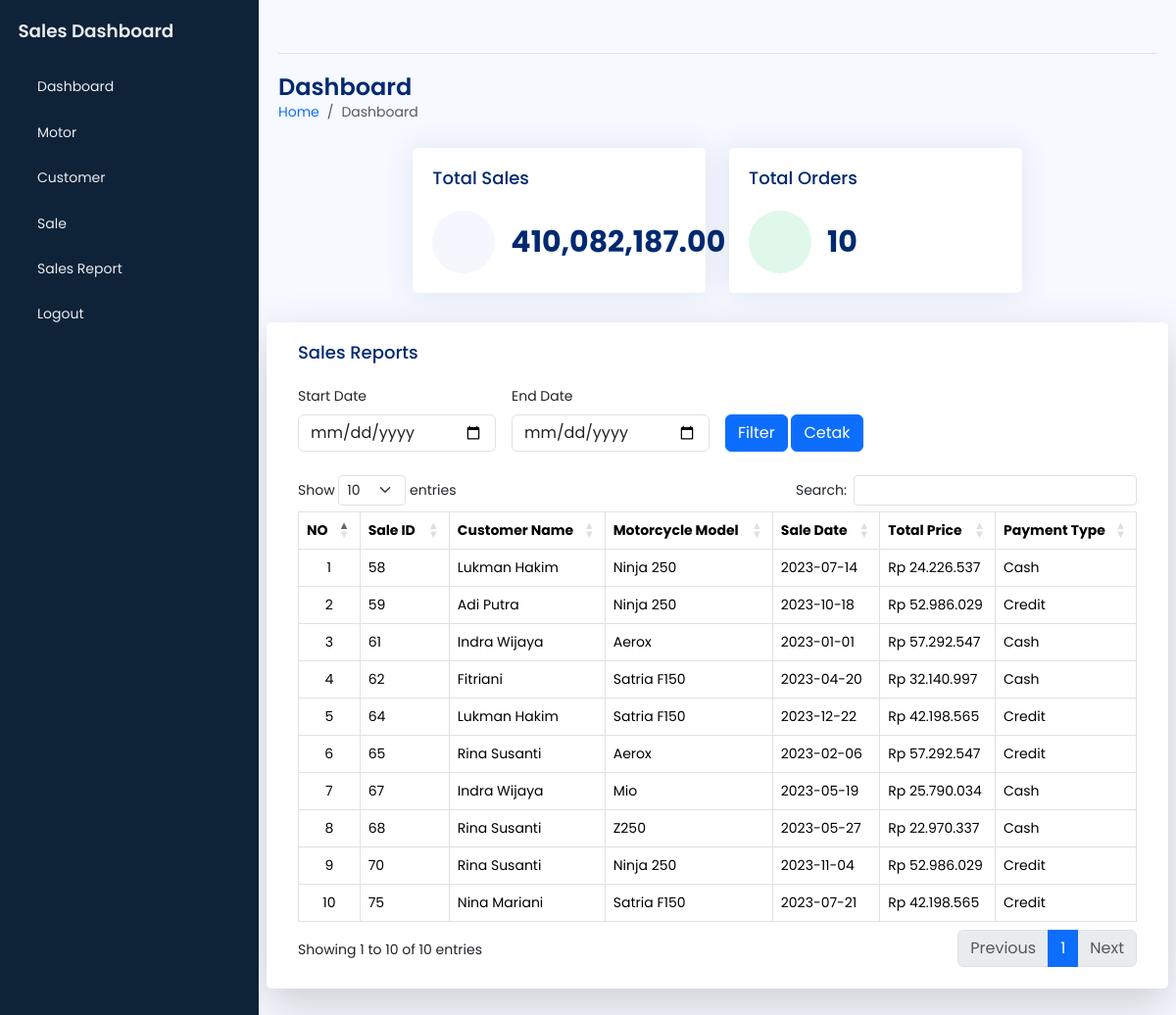
Page /user/sales_performance.php (signed in) on the committed database.
### tables this page shows
CREATE TABLE `sale` (
  `sale_id` int(11) NOT NULL,
  `customer_id` int(11) NOT NULL,
  `motorcycle_id` int(11) NOT NULL,
  `user_id` int(11) NOT NULL,
  `sale_date` date NOT NULL,
  `total_price` varchar(20) NOT NULL,
  `created_at` timestamp NOT NULL DEFAULT current_timestamp(),
  `payment_type` varchar(10) NOT NULL
);

CREATE TABLE `customers` (
  `customer_id` int(11) NOT NULL,
  `nik` varchar(25) NOT NULL,
  `no_kk` varchar(25) NOT NULL,
  `name` varchar(100) NOT NULL,
  `email` varchar(100) NOT NULL,
  `phone` varchar(20) DEFAULT NULL,
  `address` text DEFAULT NULL,
  `ktp` varchar(255) NOT NULL,
  `kk` varchar(255) NOT NULL,
  `created_at` timestamp NOT NULL DEFAULT current_timestamp()
);

CREATE TABLE `motorcycles` (
  `motorcycle_id` int(11) NOT NULL,
  `model` varchar(100) NOT NULL,
  `brand` varchar(100) NOT NULL,
  `price` varchar(20) NOT NULL,
  `warna` varchar(50) NOT NULL,
  `stock` int(11) DEFAULT 0,
  `created_at` timestamp NOT NULL DEFAULT current_timestamp()
);

### user/sales_performance.php (the view, shortened to what this page needs)
<?php
require_once '../config.php';
$username = $_SESSION['username'];
$start_date = isset($_POST['start_date']) ? $_POST['start_date'] : '2000-01-01';
$end_date = isset($_POST['end_date']) ? $_POST['end_date'] : date('Y-m-d');
$sql_sales = "SELECT SUM(total_price) AS total_sales, COUNT(sale_id) AS total_orders
              FROM sale s
              JOIN users u ON s.user_id = u.user_id
              WHERE u.username = ? AND s.sale_date BETWEEN ? AND ?";
$stmt_sales = $conn->prepare($sql_sales);
$stmt_sales->bind_param("sss", $username, $start_date, $end_date);
$stmt_sales->execute();
$result_sales = $stmt_sales->get_result();
$total_sales = 0;
$total_orders = 0;
if ($result_sales->num_rows > 0) {
    $row_sales = $result_sales->fetch_assoc();
    $total_sales = isset($row_sales['total_sales']) ? $row_sales['total_sales'] : 0;
    $total_orders = isset($row_sales['total_orders']) ? $row_sales['total_orders'] : 0;
}
$sql_sales_details = "SELECT s.sale_id, c.name AS customer_name, m.model AS motorcycle_model, s.sale_date, s.total_price, s.payment_type
                      FROM sale s
                      JOIN users u ON s.user_id = u.user_id
                      JOIN customers c ON s.customer_id = c.customer_id
                      JOIN motorcycles m ON s.motorcycle_id = m.motorcycle_id
                      WHERE u.username = ? AND s.sale_date BETWEEN ? AND ?";
$stmt_sales_details = $conn->prepare($sql_sales_details);
$stmt_sales_details->bind_param("sss", $username, $start_date, $end_date);
$stmt_sales_details->execute();
$result_sales_details = $stmt_sales_details->get_result();
?>
<!DOCTYPE html>
<html lang="en">
<head>
    <?php include 'template/header.php'; ?>
</head>
<body>
    <div class="wrapper">
        <?php include 'template/sidebar.php'; ?>
        <main id="main" class="main">
            <?php include 'template/nav.php'; ?>
            <div class="pagetitle">
                <h1>Dashboard</h1>
                <nav>
                    <ol class="breadcrumb">
                        <li class="breadcrumb-item"><a href="index.html">Home</a></li>
                        <li class="breadcrumb-item active">Dashboard</li>
                    </ol>
                </nav>
            </div>
            <section class="section dashboard">
                <div class="row">
                    <div class="col-lg-12">
                        <div class="row">
                            <div class="reports d-flex justify-content-center gap-4">
                                <div class="col-xxl-4 col-md-4">
                                    <div class="card info-card sales-card">
                                        <div class="card-body">
                                            <h5 class="card-title">Total Sales</h5>
                                            <div class="d-flex align-items-center">
                                                <div class="card-icon rounded-circle d-flex align-items-center justify-content-center">
                                                </div>
                                                <div class="ps-3">
                                                    <h6><?php echo number_format($total_sales, 2); ?></h6>
                                                </div>
                                            </div>
                                        </div>
                                    </div>
                                </div>
                                <div class="col-xxl-4 col-md-4">
                                    <div class="card info-card revenue-card">
                                        <div class="card-body">
                                            <h5 class="card-title">Total Orders</h5>
                                            <div class="d-flex align-items-center">
                                                <div class="card-icon rounded-circle d-flex align-items-center justify-content-center">
                                                </div>
                                                <div class="ps-3">
                                                    <h6><?php echo $total_orders; ?></h6>
                                                </div>
                                            </div>
                                        </div>
                                    </div>
                                </div>
                            </div>
                            <div class="card shadow-lg">
                                <div class="card-body">
                                    <h5 class="card-title">Sales Reports</h5>
                                    <form method="POST" action="" class="row g-3 mb-4">
                                        <div class="col-md-3">
                                            <label for="start_date" class="form-label">Start Date</label>
                                            <input type="date" class="form-control" name="start_date" id="start_date">
                                        </div>
                                        <div class="col-md-3">
                                            <label for="end_date" class="form-label">End Date</label>
                                            <input type="date" class="form-control" name="end_date" id="end_date">
                                        </div>
                                        <div class="col-md-3 align-self-end">
                                            <button type="submit" class="btn btn-primary">Filter</button>
                                            <button type="submit" formaction="report_sale.php" target="blank" class="btn btn-primary">Cetak</button>
                                        </div>
                                    </form>
                                    <div class="overflow-x-auto">
                                        <table class="table table-bordered display" id="salesTable">
                                            <thead>
                                                <tr>
                                                    <th>NO</th>
                                                    <th>Sale ID</th>
                                                    <th>Customer Name</th>
                                                    <th>Motorcycle Model</th>
                                                    <th>Sale Date</th>
                                                    <th>Total Price</th>
                                                    <th>Payment Type</th>
                                                </tr>
                                            </thead>
                                            <tbody>
                                                <?php $no = 1; ?>
                                                <?php while ($row = $result_sales_details->fetch_assoc()) : ?>
                                                    <tr>
                                                        <td class="text-center"><?php echo $no++; ?></td>
                                                        <td><?php echo htmlspecialchars($row['sale_id']); ?></td>
                                                        <td><?php echo htmlspecialchars($row['customer_name']); ?></td>
                                                        <td><?php echo htmlspecialchars($row['motorcycle_model']); ?></td>
                                                        <td><?php echo htmlspecialchars($row['sale_date']); ?></td>
                                                        <td class="price"><?php echo htmlspecialchars($row['total_price']); ?></td>
                                                        <td><?php echo htmlspecialchars($row['payment_type']); ?></td>
                                                    </tr>
                                                <?php endwhile; ?>
                                            </tbody>
                                        </table>
                                    </div>
                                </div>
                            </div>
                        </div>
                    </div>
                </div>
            </section>
        </main>
    </div>
</body>
</html>

### user/assets/css/style.css (style rules this page uses)
body { font-family: "Poppins", sans-serif; font-size: 0.875rem; opacity: 1; overflow-y: scroll; background: #f6f9ff; color: #444444; }
a { cursor: pointer; text-decoration: none; font-family: "Poppins", sans-serif; }
li { list-style: none; }
.wrapper { align-items: stretch; display: flex; width: 100%; }
.main { display: flex; flex-direction: column; min-height: 100vh; min-width: 0; overflow: hidden; transition: all 0.35s ease-in-out; width: 100%; padding: 0 20px 30px; }
.pagetitle { margin-bottom: 10px; margin-top: 20px; }
.pagetitle h1 { font-size: 24px; margin-bottom: 0; font-weight: 600; color: #012970; }
.card { margin-bottom: 30px; border: none; background-color: white; border-radius: 5px; box-shadow: 0px 0 30px rgba(1, 41, 112, 0.1); }
.card-title { padding: 20px 0 15px 0; font-size: 18px; font-weight: 500; color: #012970; font-family: "Poppins", sans-serif; }
.card-body { padding: 0 20px 20px 20px; }
.dashboard .info-card h6 { font-size: 30px; color: #012970; font-weight: 700; margin: 0; padding: 0; }
.dashboard .card-icon { font-size: 32px; line-height: 0; width: 64px; height: 64px; flex-shrink: 0; flex-grow: 0; }
.dashboard .sales-card .card-icon { color: #4154f1; background: #f6f6fe; }
.dashboard .revenue-card .card-icon { color: #2eca6a; background: #e0f8e9; }

### rows in the picture
sale: sale_id "58", customer.name "Lukman Hakim", motorcycle.model "Ninja 250", sale_date "2023-07-14", payment_type "Cash"
sale: sale_id "59", customer.name "Adi Putra", motorcycle.model "Ninja 250", sale_date "2023-10-18", payment_type "Credit"
sale: sale_id "61", customer.name "Indra Wijaya", motorcycle.model "Aerox", sale_date "2023-01-01", payment_type "Cash"
sale: sale_id "62", customer.name "Fitriani", motorcycle.model "Satria F150", sale_date "2023-04-20", payment_type "Cash"
sale: sale_id "64", customer.name "Lukman Hakim", motorcycle.model "Satria F150", sale_date "2023-12-22", payment_type "Credit"
sale: sale_id "65", customer.name "Rina Susanti", motorcycle.model "Aerox", sale_date "2023-02-06", payment_type "Credit"
sale: sale_id "67", customer.name "Indra Wijaya", motorcycle.model "Mio", sale_date "2023-05-19", payment_type "Cash"
sale: sale_id "68", customer.name "Rina Susanti", motorcycle.model "Z250", sale_date "2023-05-27", payment_type "Cash"
sale: sale_id "70", customer.name "Rina Susanti", motorcycle.model "Ninja 250", sale_date "2023-11-04", payment_type "Credit"
sale: sale_id "75", customer.name "Nina Mariani", motorcycle.model "Satria F150", sale_date "2023-07-21", payment_type "Credit"

### other values in the picture
$total_sales "410,082,187.00"
$total_orders "10"
